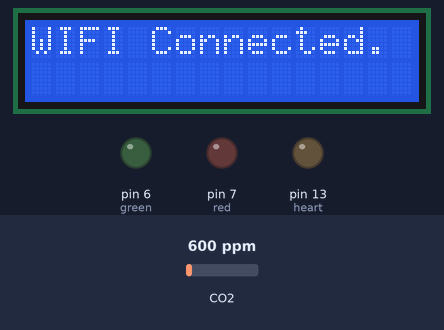
A sketch run on a simulated Arduino Uno, built with avr-gcc and run on an emulated ATmega328P. Shown: 16×2 character LCD, output pins drawn as LEDs (lit = HIGH). The inputs (shaded band) are chosen by the test bench; at power-on: CO2 600 ppm. The modem accepts every AT command (registered, SIM ready, sends succeed) and sends nothing else; what the sketch prints to the serial monitor is not drawn.

Above: at 28.2 s.
At 30.2 s:
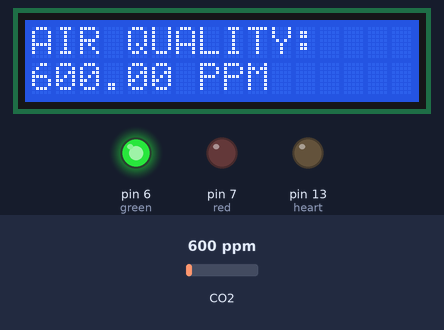
At 31.2 s:
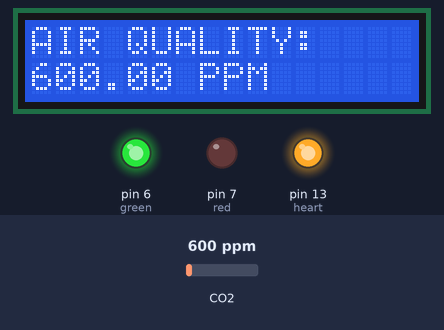
Timing chart, 0 to 130.0 s (numbered marks = the images above):
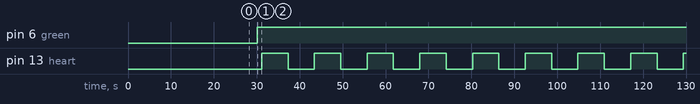

The sketch:

script.ino
```cpp
#include <LiquidCrystal.h>

#include <Timer.h>

#include <SoftwareSerial.h>
#include <MQ135.h>
Timer t;
SoftwareSerial myserial(9,10);
LiquidCrystal lcd(12,11,5,4,3,2);

#define heart 13
char *api_key="BYIK98CF6Y6UYXVF";     // Enter your Write API key from ThingSpeak
static char postUrl[150];
float air_quality;
int green=6;
int red=7;
//int tem;
void httpGet(String ip, String path, int port=80);

void setup()
{
  lcd.begin(16,2);
 myserial.begin(9600);  // wifi by default baud rate is 115200
 Serial.begin(115200);   // for serial communication with Ardino
 Serial.println("Connecting Wifi....");
 connect_wifi("AT",1000);
 connect_wifi("AT+CWMODE=1",1000);
 connect_wifi("AT+CWQAP",1000);
 connect_wifi("AT+RST",5000);
 connect_wifi("AT+CWJAP=\"ZONG-4G\",\"Pixels88375\"",10000);     // JAP is joint access point
 delay(5000);
 pinMode(green,OUTPUT);
 pinMode(red,OUTPUT);
 Serial.println("Wifi Connected");
 lcd.clear();
 lcd.print("WIFI Connected.");
 pinMode(heart, OUTPUT);
 delay(2000);
 t.oscillate(heart, 1000, LOW);
 t.every(1000, send2server);
}

void loop()
{

  MQ135 gasSensor = MQ135(A0);
  air_quality= gasSensor.getPPM();
  lcd.clear();
  lcd.setCursor(0,0);
  lcd.print("AIR QUALITY:");
  lcd.setCursor(0,1);
  lcd.print(air_quality);
  lcd.print(" PPM");
  t.update();
  if(air_quality<=1000)
 { digitalWrite(green, HIGH);
  digitalWrite(red, LOW);
}
  if(air_quality>1000)
  {digitalWrite(red, HIGH);
  digitalWrite(green, LOW);
  }
}

void send2server()
{

  char airStr[8];
  dtostrf(air_quality, 5, 3, airStr);
  sprintf(postUrl, "update?api_key=%s&field1=%s",api_key,airStr);
  httpGet("api.thingspeak.com", postUrl, 80);
}

void httpGet(String ip, String path, int port)
{
  int resp;
  String atHttpGetCmd = "GET /"+path+" HTTP/1.0\r\n\r\n";
  String atTcpPortConnectCmd = "AT+CIPSTART=\"TCP\",\""+ip+"\","+port+"";
  connect_wifi(atTcpPortConnectCmd,1000);
  int len = atHttpGetCmd.length();
  String atSendCmd = "AT+CIPSEND=";
  atSendCmd+=len;
  connect_wifi(atSendCmd,1000);
  connect_wifi(atHttpGetCmd,1000);
}

void connect_wifi(String cmd, int t)
{
  int temp=0,i=0;
  while(1)
  {
    Serial.println(cmd);
    myserial.println(cmd);
    while(myserial.available())
    {
      if(myserial.find("OK"))

      i=8;
    }
    delay(t);
    if(i>5)
    break;
    i++;
  }
  if(i==8)
  {
   Serial.println("OK");

  }
  else
  {
   Serial.println("Error");

  }
}
```

Measured:
- by itself, pin 6 (green): LOW → HIGH at 30.1 s
- by itself, pin 13 (heart): alternates HIGH for 6.1 s and LOW for 6.1 s
- what the display in image 0 shows lasts 2.0 s, from 28.1 s to 30.1 s
